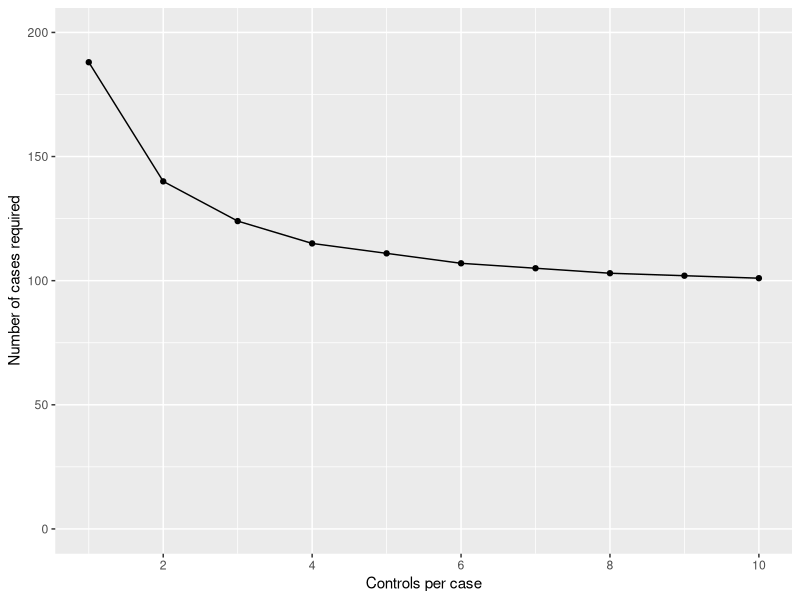

Write the R code that produced this figure.
## ---- chunk 1
#| tbl-cap: Sample size required to calculate a 95% confidence interval with a given precision

library(tidyverse)
library(flextable)

tab10_1 <- tibble::tribble(
  ~P, ~Prevalence,
  0.05, "5% or 95%",
  0.1, "10% or 90%",  
  0.15, "15% or 85%",
  0.2, "20% or 80%",
  0.25, "25% or 75%") |> 
  mutate(`1%` = ceiling(1.96^2 * P * (1-P)/(0.01^2)),
         `1.5%` = ceiling(1.96^2 * P * (1-P)/(0.015^2)),
         `2%` = ceiling(1.96^2 * P * (1-P)/(0.02^2)),
         `2.5%` = ceiling(1.96^2 * P * (1-P)/(0.025^2)),
         `3%` = ceiling(1.96^2 * P * (1-P)/(0.03^2)),
         `3.5%` = ceiling(1.96^2 * P * (1-P)/(0.035^2)),
         `4%` = ceiling(1.96^2 * P * (1-P)/(0.04^2)),
         `5%` = ceiling(ifelse(P > 0.05, 1.96^2 * P * (1-P)/(0.05^2), NA)),
         `10%` = ceiling(ifelse(P > 0.10, 1.96^2 * P * (1-P)/(0.10^2), NA)),
         `15%` = ceiling(ifelse(P > 0.15, 1.96^2 * P * (1-P)/(0.15^2), NA)))

flextable(select(tab10_1, -P)) |> 
  add_header_row(values="Required confidence interval width", colwidths = 11, top=TRUE) |> 
  align(i=1, j=NULL, align="center", part="header") |> 
  font(fontname="Arial Narrow", part="all") |> 
  fontsize(size=10, part="all") |> 
  autofit()

## ---- chunk 2
#| tbl-cap: Comparison of study result with the truth

df <- tibble::tribble(
  ~` `, ~Effect, ~`No effect`,
  "Evidence", "Correct", "ɑ",
  "No evidence", "β", "Correct"
)

flextable(df)
## ---- chunk 3
#| tbl-cap: The effect of unequal groups on Worked Example 10.5

tab <- tibble::tribble(
  ~`Controls per case`, ~`Number of cases required`, ~`Number of controls required`, ~`Total participants required`,
    1L,   188L,    188,    376,
    2L,   140L,    280,    420,
    3L,   124L,    372,    496,
    4L,   115L,    460,    575,
    5L,   111L,    555,    666,
    6L,   107L,    642,    749,
    7L,   105L,    735,    840,
    8L,   103L,    824,    927,
    9L,   102L,    918,   1020,
   10L,   101L,   1010,   1111
  )

flextable(tab, cwidth = c(1.5, 1.5, 1.5, 1.5))
## ---- chunk 4
tab <- tibble::tribble(
  ~`Controls per case`, ~`Number of cases required`, ~`Number of controls required`, ~`Total participants required`,
    1L,   188L,    188,    376,
    2L,   140L,    280,    420,
    3L,   124L,    372,    496,
    4L,   115L,    460,    575,
    5L,   111L,    555,    666,
    6L,   107L,    642,    749,
    7L,   105L,    735,    840,
    8L,   103L,    824,    927,
    9L,   102L,    918,   1020,
   10L,   101L,   1010,   1111
  )

ggplot(tab, aes(x=`Controls per case`, y=`Number of cases required`)) +
  geom_point() +
  geom_line() +
  scale_x_continuous(breaks=c(0, 2, 4, 6, 8, 10)) +
  scale_y_continuous(limits=c(0, 200))
